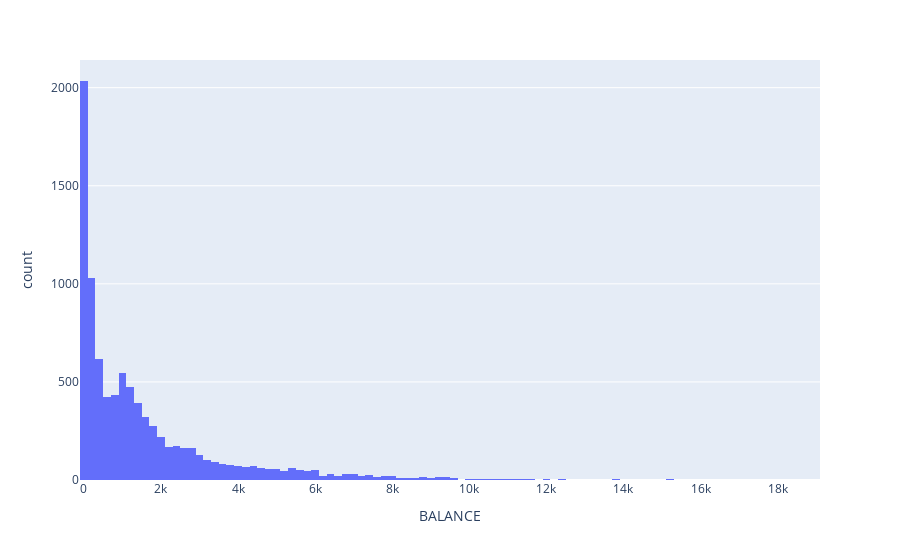
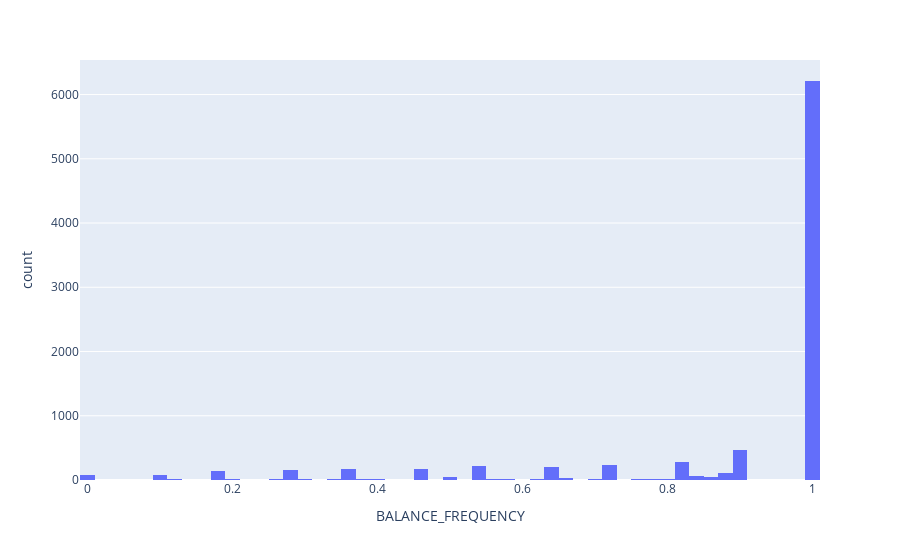

Write notebook code for charts like these, in order.
### Markdown cell above
## 3.1 Análise Univariada

### Code cell
a = px.histogram(df['BALANCE'], x='BALANCE')
b = px.histogram(df['BALANCE_FREQUENCY'], x='BALANCE_FREQUENCY')
a.show(),b.show();

### Figure 1 — Plotly figure (JSON) as saved in the notebook; plotly's stock layout.template omitted (floating-point values rounded to 4 significant figures; data arrays with more than 128 entries replaced by an {"elided": "..."} marker saying what was removed)
{"data": [{"alignmentgroup": "True", "bingroup": "x", "hovertemplate": "BALANCE=%{x}<br>count=%{y}<extra></extra>", "legendgroup": "", "marker": {"color": "#636efa", "pattern": {"shape": ""}}, "name": "", "offsetgroup": "", "orientation": "v", "showlegend": false, "type": "histogram", "x": {"elided": "8950 float values"}, "xaxis": "x", "yaxis": "y"}], "layout": {"barmode": "relative", "legend": {"tracegroupgap": 0}, "margin": {"t": 60}, "xaxis": {"anchor": "y", "domain": [0, 1], "title": {"text": "BALANCE"}}, "yaxis": {"anchor": "x", "domain": [0, 1], "title": {"text": "count"}}}}

### Figure 2 — Plotly figure (JSON) as saved in the notebook; plotly's stock layout.template omitted (floating-point values rounded to 4 significant figures; data arrays with more than 128 entries replaced by an {"elided": "..."} marker saying what was removed)
{"data": [{"alignmentgroup": "True", "bingroup": "x", "hovertemplate": "BALANCE_FREQUENCY=%{x}<br>count=%{y}<extra></extra>", "legendgroup": "", "marker": {"color": "#636efa", "pattern": {"shape": ""}}, "name": "", "offsetgroup": "", "orientation": "v", "showlegend": false, "type": "histogram", "x": {"elided": "8950 float values"}, "xaxis": "x", "yaxis": "y"}], "layout": {"barmode": "relative", "legend": {"tracegroupgap": 0}, "margin": {"t": 60}, "xaxis": {"anchor": "y", "domain": [0, 1], "title": {"text": "BALANCE_FREQUENCY"}}, "yaxis": {"anchor": "x", "domain": [0, 1], "title": {"text": "count"}}}}
